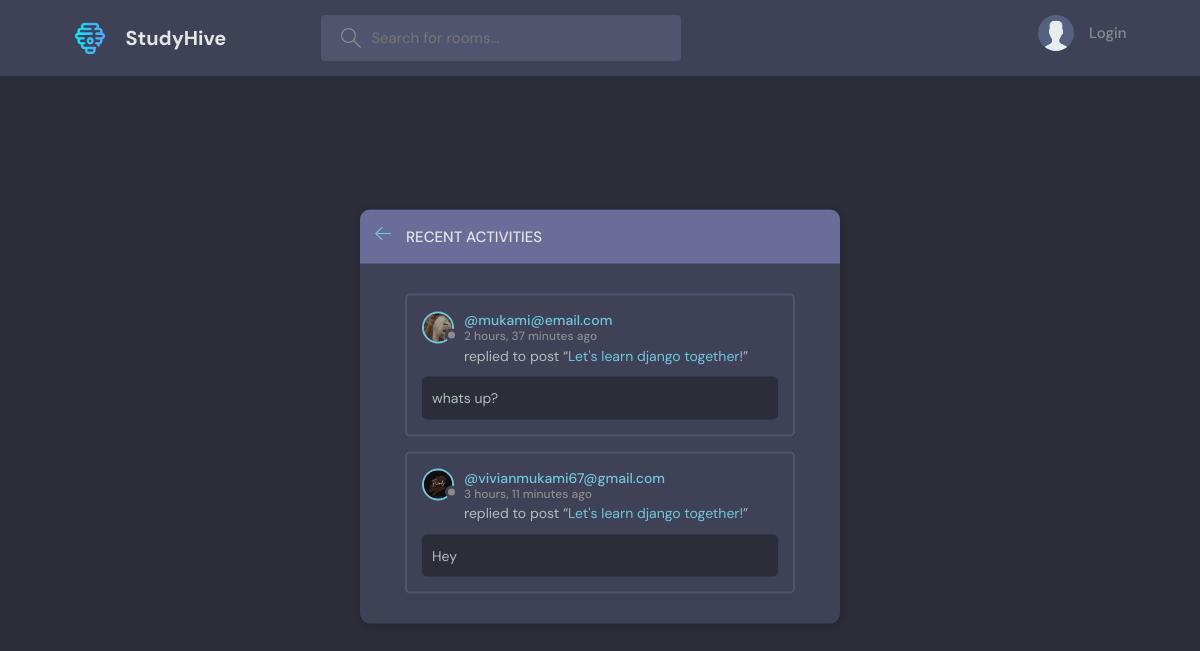
The page /activity/ on the database as committed earlier.
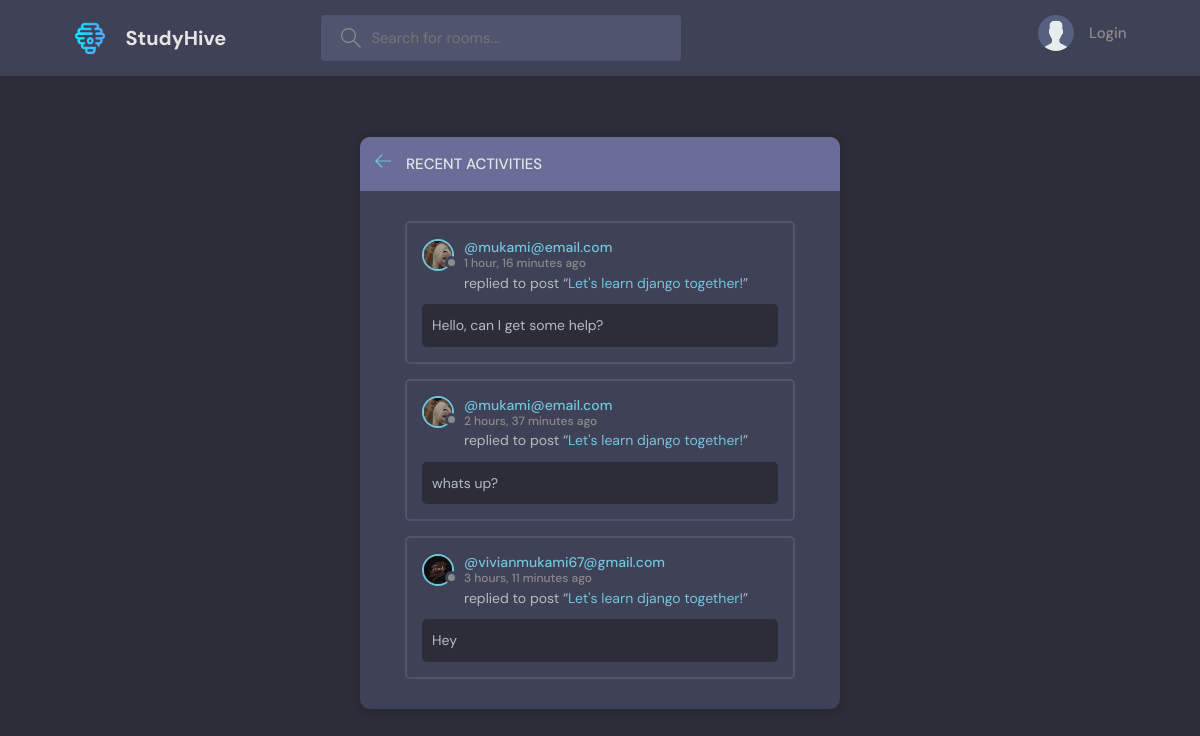
The same page on the database as committed later.
### base/models.py (models this page shows, shortened)
class Message(models.Model):
    user = models.ForeignKey(User, on_delete=models.CASCADE)
    room = models.ForeignKey(Room, on_delete=models.CASCADE)
    body = models.TextField()
    updated_at = models.DateTimeField(auto_now=True)
    created_at = models.DateTimeField(auto_now_add=True)
    class Meta:
        ordering = ['-updated_at', '-created_at']

class User(AbstractUser):
    name=models.CharField(max_length=200, null=True)
    email = models.EmailField(unique=True, null=True)
    bio = models.TextField(null=True)
    avatar = models.ImageField(null=True, default="avatar.svg")
    USERNAME_FIELD = 'email'
    REQUIRED_FIELDS = []

class Room(models.Model):
    host = models.ForeignKey(User, on_delete=models.SET_NULL, null=True)
    topic = models.ForeignKey(Topic, on_delete=models.SET_NULL, null=True)
    name = models.CharField(max_length=200)
    description = models.TextField(null=True, blank=True)
    participants = models.ManyToManyField(User, related_name='participants', blank=True)
    updated_at = models.DateTimeField(auto_now=True)
    created_at = models.DateTimeField(auto_now_add=True)
    class Meta:
        ordering = ['-updated_at', '-created_at']
    def __str__(self):
        return self.name

### base/views.py (the view)
# urls.py: path('activity/', views.activityPage, name="activity"),
def activityPage(request):
    room_messages = Message.objects.all()
    context = {"room_messages": room_messages}
    return render(request, 'base/activity.html', context)

### base/templates/base/activity.html (shortened to what this page needs)
{% extends 'main.html' %} {% block content %}
<main class="layout">
  <div class="container">
    <div class="layout__box">
      <div class="layout__boxHeader">
        <div class="layout__boxTitle">
          <a href="{% url 'home' %}">
            <svg
              version="1.1"
              xmlns="http://www.w3.org/2000/svg"
              width="32"
              height="32"
              viewBox="0 0 32 32"
            >
              <title>arrow-left</title>
              <path
                d="M13.723 2.286l-13.723 13.714 13.719 13.714 1.616-1.611-10.96-10.96h27.625v-2.286h-27.625l10.965-10.965-1.616-1.607z"
              ></path>
            </svg>
          </a>
          <h3>Recent Activities</h3>
        </div>
      </div>
      <div class="activities-page layout__body">
        {% for message in room_messages %}
        <div class="activities__box">
          <div class="activities__boxHeader roomListRoom__header">
            <a
              href="{% url 'user-profile' message.user.id %}"
              class="roomListRoom__author"
            >
              <div class="avatar avatar--small">
                <img src="{{message.user.avatar.url}}" />
              </div>
              <p>
                @{{message.user}}
                <span>{{message.created_at|timesince}} ago</span>
              </p>
            </a>
          </div>
          <div class="activities__boxContent">
            <p>
              replied to post “<a href="{% url 'room' message.room.id %}"
                >{{message.room}}</a
              >”
            </p>
            <div class="activities__boxRoomContent">{{message.body}}</div>
          </div>
        </div>
        {% endfor %}
      </div>
    </div>
  </div>
</main>
{% endblock content %}

Rows that differ between the two databases and show on the page:
added Message: user.avatar (picture), user "mukami@email.com", created_at "1 hour, 16 minutes", room "Let's learn django together!", body "Hello, can I get some help?"
